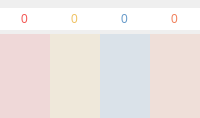
          <widget class="QWidget" name="tab_10">
           <attribute name="icon">
            <iconset resource="../../../QtResourcesFeb20/spunkster.qrc">
             <normaloff>:/newPrefix/BECK EXAM/red.png</normaloff>
             <activeon>:/newPrefix/BECK EXAM/1 4.png</activeon>:/newPrefix/BECK EXAM/red.png</iconset>
           </attribute>
           <attribute name="title">
            <string/>
           </attribute>
           <layout class="QHBoxLayout" name="horizontalLayout_5">
            <property name="spacing">
             <number>0</number>
            </property>
            <property name="leftMargin">
             <number>0</number>
            </property>
            <property name="topMargin">
             <number>0</number>
            </property>
            <property name="rightMargin">
             <number>0</number>
            </property>
            <property name="bottomMargin">
             <number>0</number>
            </property>
            <item>
             <widget class="QFrame" name="mmdmContainer">
              <layout class="QGridLayout" name="gridLayout_4">
               <property name="leftMargin">
                <number>0</number>
               </property>
               <property name="topMargin">
                <number>8</number>
               </property>
               <property name="rightMargin">
                <number>0</number>
               </property>
               <property name="bottomMargin">
                <number>0</number>
               </property>
               <property name="horizontalSpacing">
                <number>0</number>
               </property>
               <property name="verticalSpacing">
                <number>4</number>
               </property>
               <item row="0" column="0">
                <widget class="QSpinBox" name="mood">
                 <property name="toolTip">
                  <string>&lt;html&gt;&lt;head/&gt;&lt;body&gt;&lt;p&gt;MOOD&lt;/p&gt;&lt;/body&gt;&lt;/html&gt;</string>
                 </property>
                 <property name="styleSheet">
                  <string notr="true">
    /* ///////////////////////////////////////////////////////////////
    QToolTip
    /////////////////////////////////////////////////////////////// */
    QToolTip {
        background: rgba(23,23,23, 150);
        border: 1px solid rgb(242,89,85);
        border-radius: 5px;
        padding:4px;
        text-align: left;
        color: rgb(242,89,85);
    }
    

    /* ///////////////////////////////////////////////////////////////
    QSpinBox
    /////////////////////////////////////////////////////////////// */
    QSpinBox {color:rgb(242,89,85);}
    QSpinBox:hover {color: rgb(255,149,145);}
    QSpinBox:focus {color: rgb(255,119,115);}
    </string>
                 </property>
                 <property name="frame">
                  <bool>false</bool>
                 </property>
                 <property name="alignment">
                  <set>Qt::AlignCenter</set>
                 </property>
                 <property name="buttonSymbols">
                  <enum>QAbstractSpinBox::NoButtons</enum>
                 </property>
                 <property name="maximum">
                  <number>10</number>
                 </property>
                </widget>
               </item>
               <item row="0" column="1">
                <widget class="QSpinBox" name="mania">
                 <property name="toolTip">
                  <string>&lt;html&gt;&lt;head/&gt;&lt;body&gt;&lt;p&gt;MANIA&lt;/p&gt;&lt;/body&gt;&lt;/html&gt;</string>
                 </property>
                 <property name="styleSheet">
                  <string notr="true">
    /* ///////////////////////////////////////////////////////////////
    QToolTip
    /////////////////////////////////////////////////////////////// */
    QToolTip {
        background: rgba(23,23,23, 150);
        border: 1px solid rgb(239,194,100);
        border-radius: 5px;
        padding:4px;
        text-align: left;
        color: rgb(239,194,100);
    }
    

    /* ///////////////////////////////////////////////////////////////
    QSpinBox
    /////////////////////////////////////////////////////////////// */
    QSpinBox {color:rgb(239,194,100);}
    QSpinBox:hover {color: rgb(255,254,160);}
    QSpinBox:focus {color: rgb(255,224,130);}
    </string>
                 </property>
                 <property name="frame">
                  <bool>false</bool>
                 </property>
                 <property name="alignment">
                  <set>Qt::AlignCenter</set>
                 </property>
                 <property name="buttonSymbols">
                  <enum>QAbstractSpinBox::NoButtons</enum>
                 </property>
                 <property name="maximum">
                  <number>10</number>
                 </property>
                </widget>
               </item>
               <item row="0" column="2">
                <widget class="QSpinBox" name="depression">
                 <property name="toolTip">
                  <string>&lt;html&gt;&lt;head/&gt;&lt;body&gt;&lt;p&gt;DEPRESSION&lt;/p&gt;&lt;/body&gt;&lt;/html&gt;</string>
                 </property>
                 <property name="styleSheet">
                  <string notr="true">
    /* ///////////////////////////////////////////////////////////////
    QToolTip
    /////////////////////////////////////////////////////////////// */
    QToolTip {
        background: rgba(23,23,23, 150);
        border: 1px solid rgb(103,154,201);
        border-radius: 5px;
        padding:4px;
        text-align: left;
        color: rgb(103,154,201);
    }
    
    /* ///////////////////////////////////////////////////////////////
    QSpinBox
    /////////////////////////////////////////////////////////////// */
    QSpinBox {color:rgb(103,154,201);}
    QSpinBox:hover {color: rgb(163,214,255);}
    QSpinBox:focus {color: rgb(133,184,231);}
    </string>
                 </property>
                 <property name="frame">
                  <bool>false</bool>
                 </property>
                 <property name="alignment">
                  <set>Qt::AlignCenter</set>
                 </property>
                 <property name="buttonSymbols">
                  <enum>QAbstractSpinBox::NoButtons</enum>
                 </property>
                 <property name="maximum">
                  <number>10</number>
                 </property>
                </widget>
               </item>
               <item row="0" column="3">
                <widget class="QSpinBox" name="mixed_risk">
                 <property name="toolTip">
                  <string>&lt;html&gt;&lt;head/&gt;&lt;body&gt;&lt;p&gt;MIXED RISK&lt;/p&gt;&lt;/body&gt;&lt;/html&gt;</string>
                 </property>
                 <property name="styleSheet">
                  <string notr="true">
    /* ///////////////////////////////////////////////////////////////
    QToolTip
    /////////////////////////////////////////////////////////////// */
    QToolTip {
        background: rgba(23,23,23, 150);
        border: 1px solid rgb(240,129,92);
        border-radius: 5px;
        padding:4px;
        text-align: left;
        color: rgb(240,129,92);
    }
    
    

    /* ///////////////////////////////////////////////////////////////
    QSpinBox
    /////////////////////////////////////////////////////////////// */
    QSpinBox {color:rgb(240,129,92);}
    QSpinBox:hover {color: rgb(255,189,152);}
    QSpinBox:focus {color: rgb(255,159,122);}
    </string>
                 </property>
                 <property name="frame">
                  <bool>false</bool>
                 </property>
                 <property name="alignment">
                  <set>Qt::AlignCenter</set>
                 </property>
                 <property name="buttonSymbols">
                  <enum>QAbstractSpinBox::NoButtons</enum>
                 </property>
                 <property name="maximum">
                  <number>10</number>
                 </property>
                </widget>
               </item>
               <item row="1" column="3" rowspan="2">
                <widget class="QSlider" name="mixed_risk_slider">
                 <property name="sizePolicy">
                  <sizepolicy hsizetype="Expanding" vsizetype="Expanding">
                   <horstretch>0</horstretch>
                   <verstretch>0</verstretch>
                  </sizepolicy>
                 </property>
                 <property name="toolTip">
                  <string>&lt;html&gt;&lt;head/&gt;&lt;body&gt;&lt;p&gt;MIXED RISK&lt;/p&gt;&lt;/body&gt;&lt;/html&gt;</string>
                 </property>
                 <property name="styleSheet">
                  <string notr="true">
    /* ///////////////////////////////////////////////////////////////
    QToolTip
    /////////////////////////////////////////////////////////////// */
    QToolTip {
        background: rgba(23,23,23, 150);
        border: 1px solid rgb(240,129,92);
        border-radius: 5px;
        padding:4px;
        text-align: left;
        color: rgb(240,129,92);
    }
    

/* ///////////////////////////////////////////////////////////////
QSlider Colors
/////////////////////////////////////////////////////////////// */

QSlider::handle:vertical {
background:rgb(243,131,93);}
QSlider::handle:vertical:hover {background:rgb(255,171,133);}
QSlider::handle:vertical:pressed {
background:rgb(193,81,43);}
QSlider::groove:vertical:hover {background:rgba(243,131,93,0.25);}
QSlider::groove:vertical {background:rgba(243,131,93,0.15);}
</string>
                 </property>
                 <property name="maximum">
                  <number>10</number>
                 </property>
                 <property name="invertedAppearance">
                  <bool>false</bool>
                 </property>
                 <property name="invertedControls">
                  <bool>false</bool>
                 </property>
                 <property name="tickPosition">
                  <enum>QSlider::NoTicks</enum>
                 </property>
                </widget>
               </item>
               <item row="1" column="2" rowspan="2">
                <widget class="QSlider" name="depression_slider">
                 <property name="sizePolicy">
                  <sizepolicy hsizetype="Expanding" vsizetype="Expanding">
                   <horstretch>0</horstretch>
                   <verstretch>0</verstretch>
                  </sizepolicy>
                 </property>
                 <property name="toolTip">
                  <string>&lt;html&gt;&lt;head/&gt;&lt;body&gt;&lt;p&gt;DEPRESSION&lt;/p&gt;&lt;/body&gt;&lt;/html&gt;</string>
                 </property>
                 <property name="styleSheet">
                  <string notr="true">

    /* ///////////////////////////////////////////////////////////////
    QToolTip
    /////////////////////////////////////////////////////////////// */
    QToolTip {
        background: rgba(23,23,23, 150);
        border: 1px solid rgb(103,154,201);
        border-radius: 5px;
        padding:4px;
        text-align: left;
        color: rgb(103,154,201);
    }
    
    



/* ///////////////////////////////////////////////////////////////
QSlider Colors
/////////////////////////////////////////////////////////////// */

QSlider::handle:vertical {
background:rgb(102,155,201);}
QSlider::handle:vertical:hover {background:rgb(142,195,241);}
QSlider::handle:vertical:pressed {
background:rgb(52,105,151);}
QSlider::groove:vertical:hover {background:rgba(102,155,201,0.25);}
QSlider::groove:vertical {background:rgba(102,155,201,0.15);}
</string>
                 </property>
                 <property name="maximum">
                  <number>10</number>
                 </property>
                 <property name="invertedAppearance">
                  <bool>false</bool>
                 </property>
                 <property name="invertedControls">
                  <bool>false</bool>
                 </property>
                 <property name="tickPosition">
                  <enum>QSlider::NoTicks</enum>
                 </property>
                </widget>
               </item>
               <item row="1" column="1" rowspan="2">
                <widget class="QSlider" name="mania_slider">
                 <property name="sizePolicy">
                  <sizepolicy hsizetype="Expanding" vsizetype="Expanding">
                   <horstretch>0</horstretch>
                   <verstretch>0</verstretch>
                  </sizepolicy>
                 </property>
                 <property name="toolTip">
                  <string>&lt;html&gt;&lt;head/&gt;&lt;body&gt;&lt;p&gt;MANIA&lt;/p&gt;&lt;/body&gt;&lt;/html&gt;</string>
                 </property>
                 <property name="styleSheet">
                  <string notr="true">
    /* ///////////////////////////////////////////////////////////////
    QToolTip
    /////////////////////////////////////////////////////////////// */
    QToolTip {
        background: rgba(23,23,23, 150);
        border: 1px solid rgb(239,194,100);
        border-radius: 5px;
        padding:4px;
        text-align: left;
        color: rgb(239,194,100);
    }
    


/* ///////////////////////////////////////////////////////////////
QSlider Colors
/////////////////////////////////////////////////////////////// */

QSlider::handle:vertical {background:rgb(239,193,100);}
QSlider::handle:vertical:hover {background:rgb(255,233,140);}
QSlider::handle:vertical:pressed {
background:rgb(189,143,50);}
QSlider::groove:vertical:hover {background:rgba(239,193,100,0.25);}
QSlider::groove:vertical {background:rgba(239,193,100,0.15);}

        </string>
                 </property>
                 <property name="maximum">
                  <number>10</number>
                 </property>
                 <property name="invertedAppearance">
                  <bool>false</bool>
                 </property>
                 <property name="invertedControls">
                  <bool>false</bool>
                 </property>
                 <property name="tickPosition">
                  <enum>QSlider::NoTicks</enum>
                 </property>
                </widget>
               </item>
               <item row="1" column="0" rowspan="2">
                <widget class="QSlider" name="mood_slider">
                 <property name="sizePolicy">
                  <sizepolicy hsizetype="Expanding" vsizetype="Expanding">
                   <horstretch>0</horstretch>
                   <verstretch>0</verstretch>
                  </sizepolicy>
                 </property>
                 <property name="toolTip">
                  <string>&lt;html&gt;&lt;head/&gt;&lt;body&gt;&lt;p&gt;MOOD&lt;/p&gt;&lt;/body&gt;&lt;/html&gt;</string>
                 </property>
                 <property name="styleSheet">
                  <string notr="true">
    /* ///////////////////////////////////////////////////////////////
    QToolTip
    /////////////////////////////////////////////////////////////// */
    QToolTip {
        background: rgba(23,23,23, 150);
        border: 1px solid rgb(242,89,85);
        border-radius: 5px;
        padding:4px;
        text-align: left;
        color: rgb(242,89,85);
    }

/* ///////////////////////////////////////////////////////////////
QSlider Colors
/////////////////////////////////////////////////////////////// */

QSlider::handle:vertical { background:rgb(243,89,85);}
QSlider::handle:vertical:hover {background:rgb(255,129,125);}
QSlider::handle:vertical:pressed {background:rgb(193,39,35);}
QSlider::groove:vertical:hover {background:rgba(243,89,85,0.25);}
QSlider::groove:vertical {background:rgba(243,89,85,0.15);}

        </string>
                 </property>
                 <property name="maximum">
                  <number>10</number>
                 </property>
                 <property name="invertedAppearance">
                  <bool>false</bool>
                 </property>
                 <property name="invertedControls">
                  <bool>false</bool>
                 </property>
                 <property name="tickPosition">
                  <enum>QSlider::NoTicks</enum>
                 </property>
                </widget>
               </item>
              </layout>
             </widget>
            </item>
           </layout>
          </widget>
